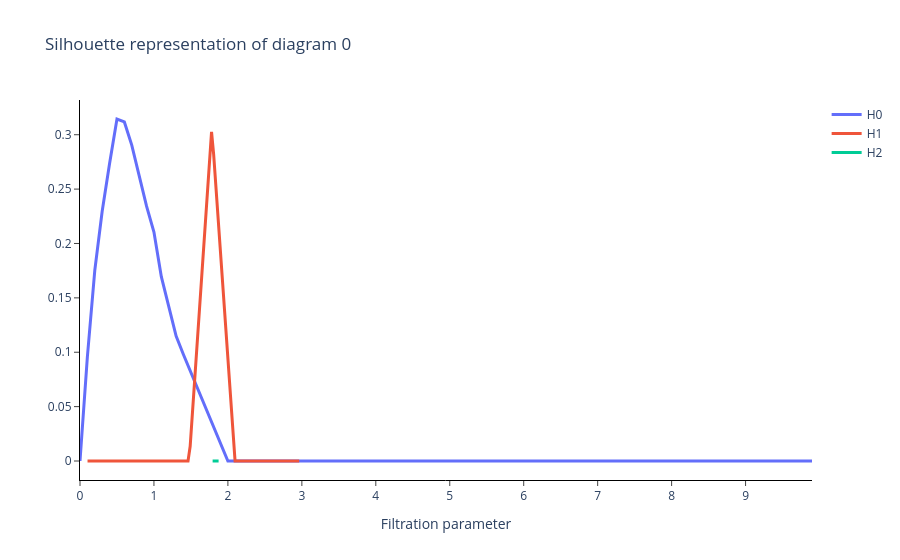

Here is the notebook cell this chart was saved with:
### Code cell
sl = Silhouette()
slc_bascic= sl.fit_transform_plot(persistence_diagrams, sample=0, plotly_params={"traces": {"line": {"width": 3}}})
